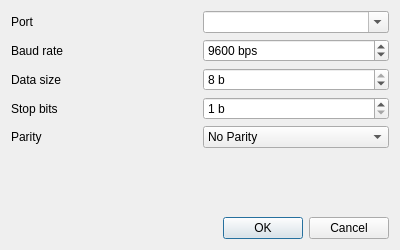
<?xml version="1.0" encoding="UTF-8"?>
<ui version="4.0">
 <class>ConnectDialog</class>
 <widget class="QDialog" name="ConnectDialog">
  <property name="geometry">
   <rect>
    <x>0</x>
    <y>0</y>
    <width>400</width>
    <height>250</height>
   </rect>
  </property>
  <property name="windowTitle">
   <string>Open port</string>
  </property>
  <property name="windowIcon">
   <iconset theme="network-wired"/>
  </property>
  <layout class="QGridLayout" name="gridLayout">
   <item row="0" column="0">
    <widget class="QLabel" name="portLabel">
     <property name="text">
      <string>Port</string>
     </property>
    </widget>
   </item>
   <item row="0" column="1">
    <widget class="QComboBox" name="portCombo">
     <property name="editable">
      <bool>true</bool>
     </property>
    </widget>
   </item>
   <item row="1" column="0">
    <widget class="QLabel" name="baudLabel">
     <property name="text">
      <string>Baud rate</string>
     </property>
    </widget>
   </item>
   <item row="2" column="0">
    <widget class="QLabel" name="sizeLabel">
     <property name="text">
      <string>Data size</string>
     </property>
    </widget>
   </item>
   <item row="3" column="0">
    <widget class="QLabel" name="stopLabel">
     <property name="text">
      <string>Stop bits</string>
     </property>
    </widget>
   </item>
   <item row="4" column="0">
    <widget class="QLabel" name="parityLabel">
     <property name="text">
      <string>Parity</string>
     </property>
    </widget>
   </item>
   <item row="4" column="1">
    <widget class="QComboBox" name="parityCombo">
     <item>
      <property name="text">
       <string>No Parity</string>
      </property>
     </item>
     <item>
      <property name="text">
       <string>Even Parity</string>
      </property>
     </item>
     <item>
      <property name="text">
       <string>Odd Parity</string>
      </property>
     </item>
    </widget>
   </item>
   <item row="6" column="0" colspan="2">
    <widget class="QDialogButtonBox" name="buttonBox">
     <property name="orientation">
      <enum>Qt::Horizontal</enum>
     </property>
     <property name="standardButtons">
      <set>QDialogButtonBox::Cancel|QDialogButtonBox::Ok</set>
     </property>
    </widget>
   </item>
   <item row="5" column="0" colspan="2">
    <spacer name="verticalSpacer">
     <property name="orientation">
      <enum>Qt::Vertical</enum>
     </property>
     <property name="sizeHint" stdset="0">
      <size>
       <width>20</width>
       <height>40</height>
      </size>
     </property>
    </spacer>
   </item>
   <item row="1" column="1">
    <widget class="QSpinBox" name="baudSpin">
     <property name="suffix">
      <string> bps</string>
     </property>
     <property name="minimum">
      <number>1200</number>
     </property>
     <property name="maximum">
      <number>115200</number>
     </property>
     <property name="value">
      <number>9600</number>
     </property>
    </widget>
   </item>
   <item row="2" column="1">
    <widget class="QSpinBox" name="sizeSpin">
     <property name="suffix">
      <string> b</string>
     </property>
     <property name="minimum">
      <number>5</number>
     </property>
     <property name="maximum">
      <number>8</number>
     </property>
     <property name="value">
      <number>8</number>
     </property>
    </widget>
   </item>
   <item row="3" column="1">
    <widget class="QSpinBox" name="stopSpin">
     <property name="suffix">
      <string> b</string>
     </property>
     <property name="minimum">
      <number>1</number>
     </property>
     <property name="maximum">
      <number>2</number>
     </property>
    </widget>
   </item>
  </layout>
 </widget>
 <resources/>
 <connections>
  <connection>
   <sender>buttonBox</sender>
   <signal>accepted()</signal>
   <receiver>ConnectDialog</receiver>
   <slot>accept()</slot>
   <hints>
    <hint type="sourcelabel">
     <x>248</x>
     <y>254</y>
    </hint>
    <hint type="destinationlabel">
     <x>157</x>
     <y>274</y>
    </hint>
   </hints>
  </connection>
  <connection>
   <sender>buttonBox</sender>
   <signal>rejected()</signal>
   <receiver>ConnectDialog</receiver>
   <slot>reject()</slot>
   <hints>
    <hint type="sourcelabel">
     <x>316</x>
     <y>260</y>
    </hint>
    <hint type="destinationlabel">
     <x>286</x>
     <y>274</y>
    </hint>
   </hints>
  </connection>
 </connections>
</ui>
